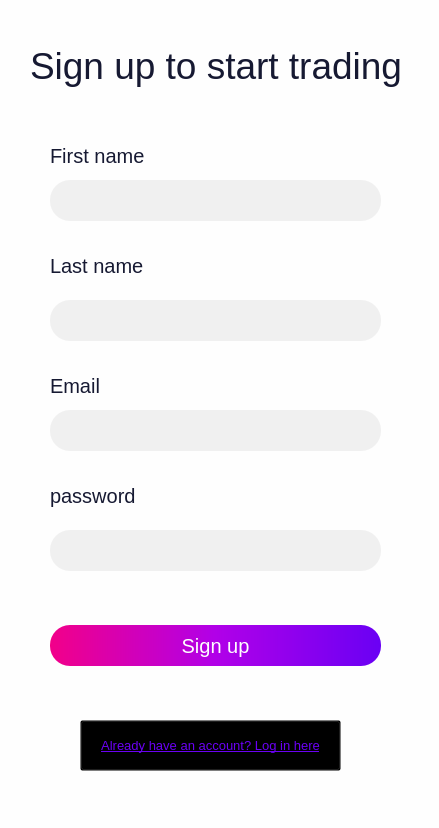
<?xml version="1.0" encoding="UTF-8"?>
<ui version="4.0">
 <class>Signup_window</class>
 <widget class="QMainWindow" name="Signup_window">
  <property name="geometry">
   <rect>
    <x>0</x>
    <y>0</y>
    <width>439</width>
    <height>828</height>
   </rect>
  </property>
  <property name="windowTitle">
   <string>MainWindow</string>
  </property>
  <property name="styleSheet">
   <string notr="true">background-color: rgba(254, 254, 254, 1);</string>
  </property>
  <widget class="QWidget" name="centralwidget">
   <widget class="QLabel" name="title">
    <property name="geometry">
     <rect>
      <x>30</x>
      <y>40</y>
      <width>381</width>
      <height>51</height>
     </rect>
    </property>
    <property name="styleSheet">
     <string notr="true">color: rgba(22, 25, 50, 1);
font-size: 28pt;</string>
    </property>
    <property name="text">
     <string>Sign up to start trading</string>
    </property>
   </widget>
   <widget class="QLabel" name="first_name_label">
    <property name="geometry">
     <rect>
      <x>50</x>
      <y>140</y>
      <width>101</width>
      <height>31</height>
     </rect>
    </property>
    <property name="styleSheet">
     <string notr="true">font-size:15pt;
color: rgba(22, 25, 50, 1);</string>
    </property>
    <property name="text">
     <string>First name</string>
    </property>
   </widget>
   <widget class="QLineEdit" name="first_name_input">
    <property name="geometry">
     <rect>
      <x>50</x>
      <y>180</y>
      <width>331</width>
      <height>41</height>
     </rect>
    </property>
    <property name="styleSheet">
     <string notr="true">border-radius: 20px;
background-color:rgba(240, 240, 240, 1);

font-size:15pt;
color: rgba(22, 25, 50, 1);

padding: 5px 10px;</string>
    </property>
   </widget>
   <widget class="QLabel" name="last_name_label">
    <property name="geometry">
     <rect>
      <x>50</x>
      <y>250</y>
      <width>101</width>
      <height>31</height>
     </rect>
    </property>
    <property name="styleSheet">
     <string notr="true">font-size:15pt;
color: rgba(22, 25, 50, 1);</string>
    </property>
    <property name="text">
     <string>Last name</string>
    </property>
   </widget>
   <widget class="QLineEdit" name="last_name_input">
    <property name="geometry">
     <rect>
      <x>50</x>
      <y>300</y>
      <width>331</width>
      <height>41</height>
     </rect>
    </property>
    <property name="styleSheet">
     <string notr="true">border-radius: 20px;
background-color:rgba(240, 240, 240, 1);

font-size:15pt;
color: rgba(22, 25, 50, 1);

padding: 5px 10px;</string>
    </property>
   </widget>
   <widget class="QPushButton" name="signup_button">
    <property name="enabled">
     <bool>true</bool>
    </property>
    <property name="geometry">
     <rect>
      <x>50</x>
      <y>610</y>
      <width>331</width>
      <height>71</height>
     </rect>
    </property>
    <property name="styleSheet">
     <string notr="true">background-color: qlineargradient(spread:pad, x1:0, y1:0, x2:1, y2:0, stop:0 #f20089, stop:0.5 #b100e8, stop:1 #6a00f4);

border-radius: 20px;
font-size: 20px;
color: rgba(254, 254, 254, 1);
margin-top: 15px;
margin-bottom: 15px;</string>
    </property>
    <property name="text">
     <string>Sign up</string>
    </property>
   </widget>
   <widget class="QPushButton" name="login_button">
    <property name="geometry">
     <rect>
      <x>80</x>
      <y>720</y>
      <width>261</width>
      <height>51</height>
     </rect>
    </property>
    <property name="styleSheet">
     <string notr="true">font-size:10pt;
color: qlineargradient(spread:pad, x1:0, y1:0, x2:1, y2:0, stop:0 #f20089, stop:0.5 #b100e8, stop:1 #6a00f4);
text-decoration: underline;
background: transparent

</string>
    </property>
    <property name="text">
     <string>Already have an account? Log in here</string>
    </property>
   </widget>
   <widget class="QLineEdit" name="email_input">
    <property name="geometry">
     <rect>
      <x>50</x>
      <y>410</y>
      <width>331</width>
      <height>41</height>
     </rect>
    </property>
    <property name="styleSheet">
     <string notr="true">border-radius: 20px;
background-color:rgba(240, 240, 240, 1);

font-size:15pt;
color: rgba(22, 25, 50, 1);

padding: 5px 10px;</string>
    </property>
   </widget>
   <widget class="QLabel" name="email_label">
    <property name="geometry">
     <rect>
      <x>50</x>
      <y>370</y>
      <width>51</width>
      <height>31</height>
     </rect>
    </property>
    <property name="styleSheet">
     <string notr="true">font-size:15pt;
color: rgba(22, 25, 50, 1);</string>
    </property>
    <property name="text">
     <string>Email</string>
    </property>
   </widget>
   <widget class="QLineEdit" name="password_input">
    <property name="geometry">
     <rect>
      <x>50</x>
      <y>530</y>
      <width>331</width>
      <height>41</height>
     </rect>
    </property>
    <property name="styleSheet">
     <string notr="true">border-radius: 20px;
background-color:rgba(240, 240, 240, 1);

font-size:15pt;
color: rgba(22, 25, 50, 1);

padding: 5px 10px;</string>
    </property>
    <property name="echoMode">
     <enum>QLineEdit::Password</enum>
    </property>
   </widget>
   <widget class="QLabel" name="password_label">
    <property name="geometry">
     <rect>
      <x>50</x>
      <y>480</y>
      <width>91</width>
      <height>31</height>
     </rect>
    </property>
    <property name="styleSheet">
     <string notr="true">font-size:15pt;
color: rgba(22, 25, 50, 1);</string>
    </property>
    <property name="text">
     <string>password</string>
    </property>
   </widget>
  </widget>
  <widget class="QStatusBar" name="statusbar"/>
 </widget>
 <resources/>
 <connections/>
</ui>
